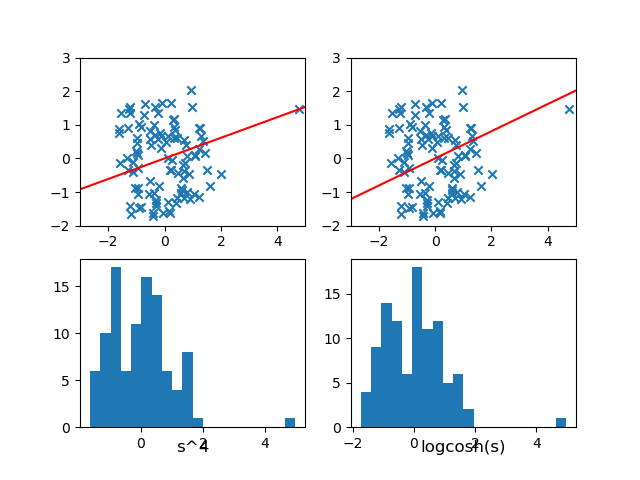

This figure's Python source:
#!/usr/bin/python
# -*- coding: utf-8 -*-
# Author: Shun Arahata
"""
projection pursuit regression
(Approx) Newton method
"""
import numpy as np
from scipy.linalg import sqrtm
import matplotlib
from matplotlib.lines import Line2D
matplotlib.use('TkAgg')
import matplotlib.pyplot as plt

np.random.seed(0)


def generate_data(n=1000):
    x = np.concatenate([np.random.rand(n, 1), np.random.randn(n, 1)], axis=1)
    x[0, 1] = 6  # outlier
    x = (x - np.mean(x, axis=0)) / np.std(x, axis=0)  # Standardization
    M = np.array([[1, 3], [5, 3]])
    x = x.dot(M.T)
    x = np.linalg.inv(sqrtm(np.cov(x, rowvar=False))).dot(x.T).T
    print("x shape: ", x.shape)
    # [the number of data, dimension]
    return x


def centerandwhite(x):
    """
    centering and whitening
    X = (1/n X^\top H^2 X)^{-1/2} X^\top H
    """
    n = x.shape[0]
    H = np.eye(n) - 1 / n * np.ones([n, n])
    left = sqrtm(1 / n * x.T @ H @ H @ x)
    x = (left @ x.T @ H).T
    print("x shape:", x.shape)
    return x


def newton_step(b, x, g):
    """
    b: [feature, 1]
    x: [#data, #feature]
    g: function
    g.fucntion: g(x)
    g.gradient: g'(x)
    """
    n = x.shape[1]
    newb = np.zeros(b.shape)
    for i in range(n):
        newb += b * g.gradient(np.inner(np.squeeze(b), x[i])) \
                - x[i][:, np.newaxis] * g.function(np.inner(np.squeeze(b), x[i]))
    newb /= n
    newb /= np.linalg.norm(newb)
    # need to fix sign
    newb = np.sign(newb[0]) * newb
    # print("-----------------------")
    # print(b)
    # print(newb)
    # print("-----------------------")
    return newb


def calc_projection(x, g):
    """

    :param x:
    :param g:
    :return:
    """
    threshold = 0.0001
    nfeature = x.shape[1]
    b = np.random.randn(nfeature, 1)
    diff = 1000
    max_iter = 10000
    cnt = 0
    while diff > threshold and cnt < max_iter:
        newb = newton_step(b, x, g)
        diff = np.linalg.norm(newb - b)
        b = newb
        cnt += 1
        print("iteration: ", cnt)
    return b


class Function: pass


if __name__ == '__main__':
    x = generate_data(100)
    x = centerandwhite(x)
    g = Function()
    g.function = lambda t: 4 * pow(t, 3)
    g.gradient = lambda t: 12 * pow(t, 2)
    gb = calc_projection(x, g)
    f = Function()
    f.function = lambda t: np.tanh(t)
    f.gradient = lambda t:1 - np.tanh(t) * np.tanh(t)
    fb = calc_projection(x, f)
    fig, axs = plt.subplots(2, 2)
    axs[0, 0].scatter(x[:, 0], x[:, 1], marker='x')
    axs[0, 0].set_xlim(-3, 5)
    axs[0, 0].set_ylim(-2, 3)
    px = [-10 * gb[0], 0, 10 * gb[0]]
    py = [-10 * gb[1], 0, 10 * gb[1]]
    axs[0, 0].plot(px, py, color='r')
    axs[1, 0].hist(x @ gb, bins=20)
    axs[1, 0].set_title("s^4", y=-0.2)
    axs[0, 1].scatter(x[:, 0], x[:, 1], marker='x')
    axs[0, 1].set_xlim(-3, 5)
    axs[0, 1].set_ylim(-2, 3)
    px = [-10 * fb[0], 0, 10 * fb[0]]
    py = [-10 * fb[1], 0, 10 * fb[1]]
    axs[0, 1].plot(px, py, color='r')
    axs[1, 1].hist(x @ fb, bins=20)
    axs[1, 1].set_title("logcosh(s)", y=-0.2)
    plt.savefig("ppr.png")